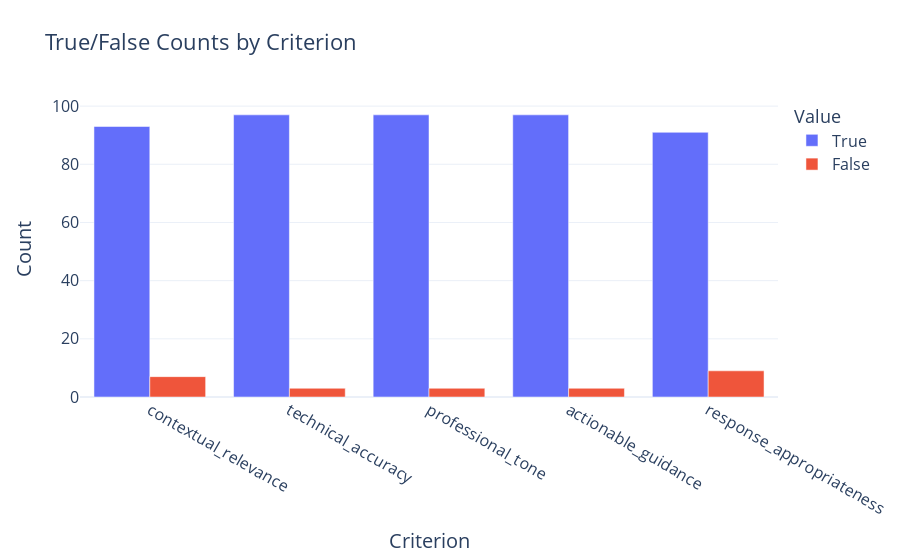

Notebook code for this chart:
### Code cell
# Create grouped bar chart: True vs False counts per criterion
fig_counts = px.bar(
    counts_reset,
    x="Criterion",
    y="Count",
    color="Value",
    barmode="group",
    title="True/False Counts by Criterion",
    template="plotly_white"
)

# Style chart (fonts, axis titles, legend)
fig_counts.update_layout(
    xaxis_title="Criterion",
    yaxis_title="Count",
    xaxis_title_font=dict(size=20),
    yaxis_title_font=dict(size=20),
    xaxis_tickfont=dict(size=16),
    yaxis_tickfont=dict(size=16),
    legend_title_font=dict(size=18),
    legend_font=dict(size=16),
    font=dict(size=16)  # Global font size
)

# Save figure as PNG
fig_counts.write_image(
    "true_false_counts.png",
    scale=2,
    width=1600,
    height=900
)

# Show chart interactively
fig_counts.show()

### Figure 1 — Plotly figure (JSON) as saved in the notebook; plotly's stock layout.template omitted (floating-point values rounded to 4 significant figures)
{"data": [{"alignmentgroup": "True", "hovertemplate": "Value=True<br>Criterion=%{x}<br>Count=%{y}<extra></extra>", "legendgroup": "True", "marker": {"color": "#636efa", "pattern": {"shape": ""}}, "name": "True", "offsetgroup": "True", "orientation": "v", "showlegend": true, "textposition": "auto", "type": "bar", "x": ["contextual_relevance", "technical_accuracy", "professional_tone", "actionable_guidance", "response_appropriateness"], "xaxis": "x", "y": [93, 97, 97, 97, 91], "yaxis": "y"}, {"alignmentgroup": "True", "hovertemplate": "Value=False<br>Criterion=%{x}<br>Count=%{y}<extra></extra>", "legendgroup": "False", "marker": {"color": "#EF553B", "pattern": {"shape": ""}}, "name": "False", "offsetgroup": "False", "orientation": "v", "showlegend": true, "textposition": "auto", "type": "bar", "x": ["contextual_relevance", "technical_accuracy", "professional_tone", "actionable_guidance", "response_appropriateness"], "xaxis": "x", "y": [7, 3, 3, 3, 9], "yaxis": "y"}], "layout": {"barmode": "group", "font": {"size": 16}, "legend": {"font": {"size": 16}, "title": {"font": {"size": 18}, "text": "Value"}, "tracegroupgap": 0}, "title": {"text": "True/False Counts by Criterion"}, "xaxis": {"anchor": "y", "domain": [0, 1], "tickfont": {"size": 16}, "title": {"font": {"size": 20}, "text": "Criterion"}}, "yaxis": {"anchor": "x", "domain": [0, 1], "tickfont": {"size": 16}, "title": {"font": {"size": 20}, "text": "Count"}}}}
